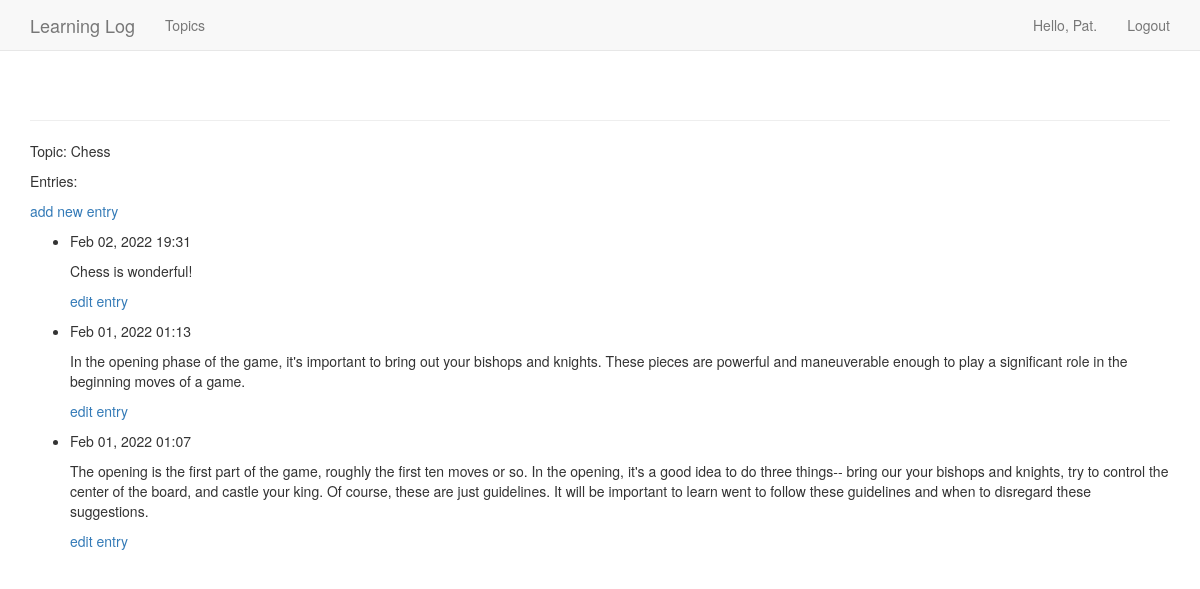
The page /topics/1/ (signed in) on the database its author committed.
### learnings_logs/models.py (models this page shows, shortened)
class Topic(models.Model):
    text = models.CharField(max_length=200)
    date_added = models.DateTimeField(auto_now_add=True)
    owner = models.ForeignKey(User, on_delete=models.CASCADE)
    def __str__(self):
        return self.text

class Entry(models.Model):
    topic = models.ForeignKey(Topic, on_delete=models.CASCADE)
    text = models.TextField()
    date_added = models.DateTimeField(auto_now_add=True)
    class Meta:
        verbose_name_plural = 'entries'

### learnings_logs/views.py (the view)
# urls.py: path('topics/<int:topic_id>/', views.topic, name='topic'),
@login_required
def topic(request, topic_id):
    topic = Topic.objects.get(id=topic_id)
    check_topic_owner(request, topic)
    entries = topic.entry_set.order_by('-date_added')
    context = {'topic': topic, 'entries': entries}
    return render(request, 'learnings_logs/topic.html', context)

### learnings_logs/views.py (called while the page is built)
def check_topic_owner(request, topic):
    if topic.owner != request.user:
        raise Http404

### learnings_logs/templates/learnings_logs/topic.html
{% extends 'learnings_logs/base.html' %}
{% block content %}
    <p>Topic: {{ topic }}</p>
    <p> Entries:</p>
    <p>
    <a href="{% url 'learnings_logs:new_entry' topic.id %}">add new entry</a>
    </p>
    <ul>
    {% for entry in entries %}
    <li>
        <p>{{ entry.date_added|date:'M d, Y H:i' }}</p>
        <p>{{ entry.text|linebreaks }}</p>
        <p>
            <a href="{% url 'learnings_logs:edit_entry' entry.id %}">edit entry</a>
        </p>
    </li>
    {% empty %}
    <li>
        There are no entries for this topic yet.
    </li>
    {% endfor %}
    </ul>
{% endblock content %}

### learnings_logs/templates/learnings_logs/base.html (shortened to what this page needs)
{% load bootstrap3 %}
<!DOCTYPE html>
<html land="en">
<head>
    {% bootstrap_css %}
</head>
<body>
    <nav class="navbar navbar-default navbar-static-top">
        <div class="container">
            <div class="navbar-header">
                <a class="navbar-brand" href="{% url 'learnings_logs:index' %}">
                    Learning Log
                </a>
            </div>
            <div id="navbar" class="navbar-collapse">
                <ul class="nav navbar-nav">
                    <li><a href="{% url 'learnings_logs:topics' %}">Topics</a></li>
                </ul>
                <ul class="nav navbar-nav navbar-right">
                    {% if user.is_authenticated %}
                    <li><a>Hello, {{ user.username | capfirst }}.</a></li>
                    <li><a href="{% url 'users:logout' %}">Logout</a></li>
                    {% else %}
                    <li><a href="{% url 'users:register' %}">Register</a></li>
                    <li><a href="{% url 'users:login' %}">Login</a></li>
                    {% endif %}
                </ul>
            </div>
        </div>
    </nav>
    <div class="container">
        <div class="page-header">
        </div>
        <div>
            {% block content %}{% endblock %}
        </div>
    </div>
</body>
</html>

### rows shown on the page
Topic: text "Chess"
Entry: date_added "Feb 02, 2022 19:31", text "Chess is wonderful!"
Entry: date_added "Feb 01, 2022 01:13", text "In the opening phase of the game, it's important to bring out your bishops and knights. These pieces are powerful and maneuverable enough to play a significant role in the beginning moves of a game."
Entry: date_added "Feb 01, 2022 01:07", text "The opening is the first part of the game, roughly the first ten moves or so. In the opening, it's a good idea to do three things-- bring our your bishops and knights, try to control the center of the board, and castle your king. Of course, these are just guidelines. It will be important to learn went to follow these guidelines and when to disregard these suggestions."

### other values the page prints
{{ user.username | capfirst }} "Pat"
